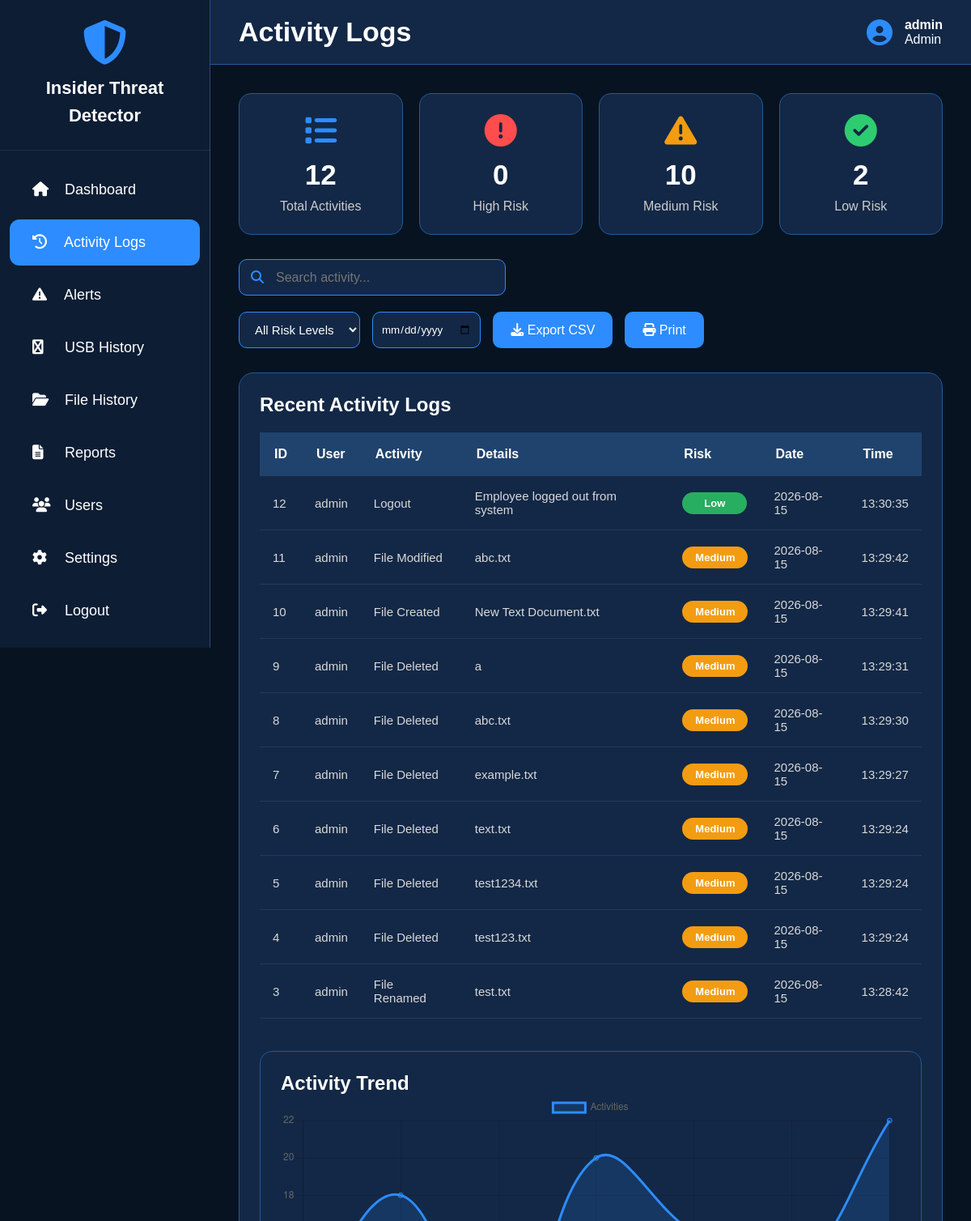
Before: /activity (signed in, upper part) with the older database file.
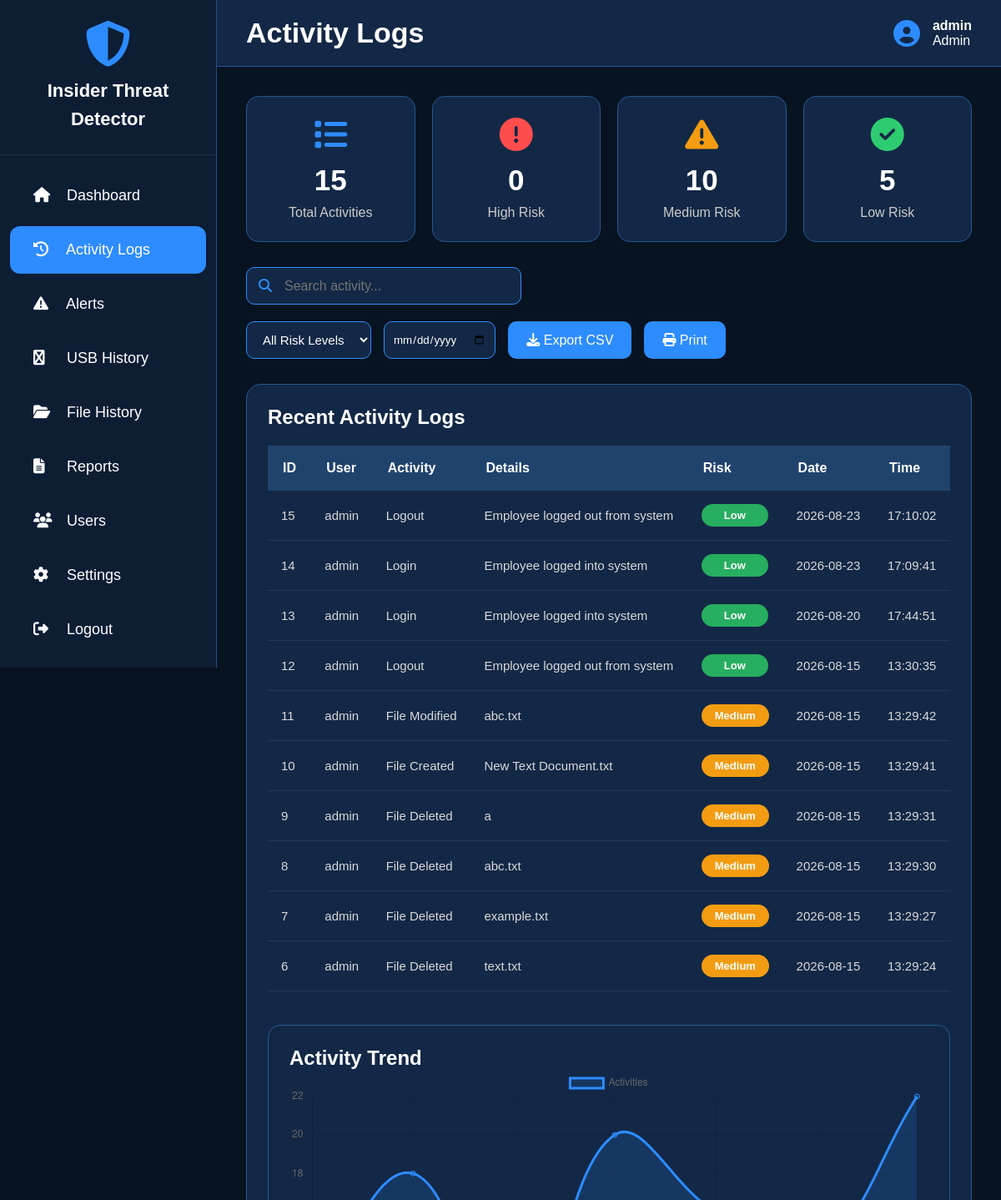
After: the same page with the newer database file.
### tables this page shows
CREATE TABLE activity_logs(
        id INTEGER PRIMARY KEY AUTOINCREMENT,
        username TEXT,
        activity TEXT,
        details TEXT,
        risk_level TEXT,
        date TEXT,
        time TEXT
    );

### app.py (the view)
@app.route("/activity")
def activity():
    if "username" not in session:
        return redirect("/")
    conn=get_db()
    cur=conn.cursor()
    cur.execute("SELECT * FROM activity_logs ORDER BY id DESC")
    activities=cur.fetchall()
    cur.execute("SELECT COUNT(*) FROM activity_logs")
    total_logs=cur.fetchone()[0]
    cur.execute("SELECT COUNT(*) FROM activity_logs WHERE risk_level='High'")
    high_risk=cur.fetchone()[0]
    cur.execute("SELECT COUNT(*) FROM activity_logs WHERE risk_level='Medium'")
    medium_risk=cur.fetchone()[0]
    cur.execute("SELECT COUNT(*) FROM activity_logs WHERE risk_level='Low'")
    low_risk=cur.fetchone()[0]
    conn.close()
    return render_template(
        "activity.html",
        username=session["username"],
        role=session["role"],
        activities=activities,
        total_logs=total_logs,
        high_risk=high_risk,
        medium_risk=medium_risk,
        low_risk=low_risk
    )

### app.py (called while the page is built)
def get_db():
    conn = sqlite3.connect(DATABASE)
    conn.row_factory = sqlite3.Row
    return conn

### templates/activity.html (shortened to what the changed rows need)
<!DOCTYPE html>
<html lang="en">
<head>
<link rel="stylesheet"
href="https://cdnjs.cloudflare.com/ajax/libs/font-awesome/6.5.2/css/all.min.css">
</head>
<body>
<div class="sidebar">
<div class="logo">
<h2>
Insider Threat<br>
Detector
</h2>
</div>
</div>
<div class="main">
<div class="topbar">
<h1>Activity Logs</h1>
</div>
<div class="content">
    <div class="summary-cards">
<div class="summary-card">
<i class="fa-solid fa-list blue"></i>
<h2>{{total_logs}}</h2>
<p>Total Activities</p>
</div>
<div class="summary-card">
<h2>{{high_risk}}</h2>
</div>
<div class="summary-card">
<h2>{{medium_risk}}</h2>
</div>
<div class="summary-card">
<i class="fa-solid fa-circle-check green"></i>
<h2>{{low_risk}}</h2>
<p>Low Risk</p>
</div>
</div>
<div class="table-box">
<h2 class="table-title">
Recent Activity Logs
</h2>
<table id="activityTable">
<thead>
<tr>
<th>ID</th>
<th>User</th>
<th>Activity</th>
<th>Details</th>
<th>Risk</th>
<th>Date</th>
<th>Time</th>
</tr>
</thead>
<tbody>
{% for row in activities %}
<tr>
<td>{{row.id}}</td>
<td>{{row.username}}</td>
<td>{{row.activity}}</td>
<td>{{row.details}}</td>
<td>
{% if row.risk_level=="High" %}
<span class="badge high">
High
</span>
{% elif row.risk_level=="Medium" %}
<span class="badge medium">
Medium
</span>
{% else %}
<span class="badge low">
Low
</span>
{% endif %}
</td>
<td>{{row.date}}</td>
<td>{{row.time}}</td>
</tr>
{% endfor %}
</tbody>
</table>
<div class="chart-box">
<h2>Activity Trend</h2>
</div>
</div>
</div>
</div>
<script>
const ctx=document.getElementById("activityChart");
new Chart(ctx,{
type:"line",
data:{
labels:["Mon","Tue","Wed","Thu","Fri","Sat","Sun"],
datasets:[{
label:"Activities",
data:[12,18,9,20,16,14,22],
borderColor:"#2d8cff",
backgroundColor:"rgba(45,140,255,.15)",
fill:true,
tension:.4
}]
}
});
</script>
</body>
</html>

Changed rows visible on the page:
no longer on this page (row unchanged): activity_logs: id "5", username "admin", activity "File Deleted", details "test1234.txt", risk_level "Medium", date "2026-08-15", time "13:29:24"
no longer on this page (row unchanged): activity_logs: id "4", username "admin", activity "File Deleted", details "test123.txt", risk_level "Medium", date "2026-08-15", time "13:29:24"
no longer on this page (row unchanged): activity_logs: id "3", username "admin", activity "File Renamed", details "test.txt", risk_level "Medium", date "2026-08-15", time "13:28:42"
added activity_logs: id "15", username "admin", activity "Logout", details "Employee logged out from system", risk_level "Low", date "2026-08-23", time "17:10:02"
added activity_logs: id "14", username "admin", activity "Login", details "Employee logged into system", risk_level "Low", date "2026-08-23", time "17:09:41"
added activity_logs: id "13", username "admin", activity "Login", details "Employee logged into system", risk_level "Low", date "2026-08-20", time "17:44:51"
Other visible differences:
{{ total_logs }}: "12" → "15"
{{ low_risk }}: "2" → "5"
